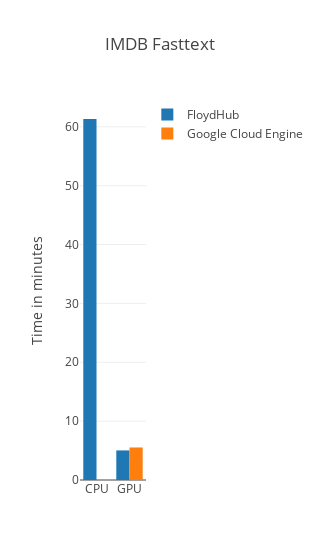

The notebook cell this image was saved under:
### Markdown cell above
## 5. IMDB Fasttext
<a name="FAST"></a>

Embedding(20000, 50) -> GlobalAveragePooling1D() -> FC(50, 1)[Sigmoid]

### Code cell
# Extract info from CSV
fh_mnist_mlp_file = ['../logs/fh/cpu/imdb_fasttext_tensorflow.csv',
                     '../logs/fh/gpu/imdb_fasttext_tensorflow.csv']

gce_mnist_mlp_file = ['../logs/gce/gpu/imdb_fasttext_tensorflow.csv']

fh_time = []
for csv_file in fh_mnist_mlp_file:
    fh_time.append(from_csv_to_time(csv_file))

gce_time = []
for csv_file in gce_mnist_mlp_file:
    gce_time.append(from_csv_to_time(csv_file))
    
# Plot
plot_total_time(fh_time, gce_time, title="IMDB Fasttext")

### Figure 1 — Plotly figure (JSON) as saved in the notebook; plotly's stock layout.template omitted (floating-point values rounded to 4 significant figures)
{"data": [{"name": "FloydHub", "type": "bar", "x": ["CPU", "GPU"], "y": [61.33, 5.027]}, {"name": "Google Cloud Engine", "type": "bar", "x": ["GPU"], "y": [5.525]}], "layout": {"barmode": "group", "title": "IMDB Fasttext", "width": 1, "yaxis": {"title": "Time in minutes"}}}
